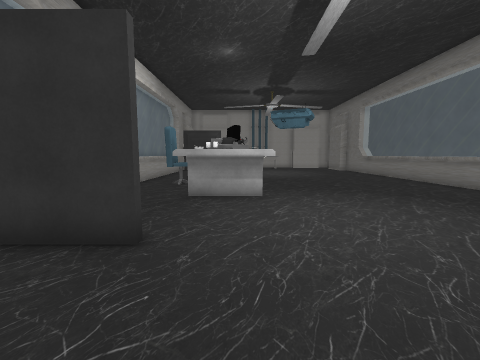
View 1 (above)

18 first-person views from a walk through a Unity game level. The camera is 1.3 m above the floor, tilts 6° down and sees 90° across. The floor is counted in squares, 1 m on a side. Each view is taken from the middle of a square. On the plan, view 1 faces up. The plan holds only what a view shows up to about 12 squares ahead; the rest is blank. The place goes on beyond the plan. The player character is not drawn. Some surface patterns are stand-ins.

View 2
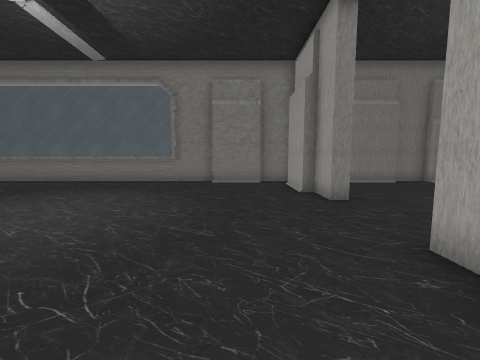

View 3
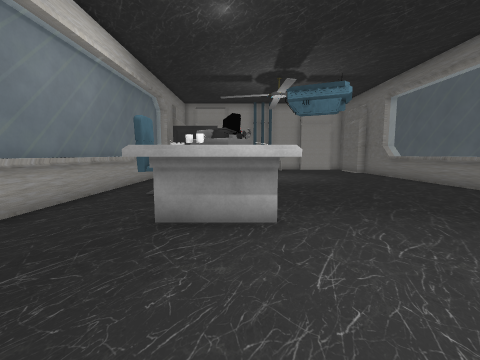

View 4
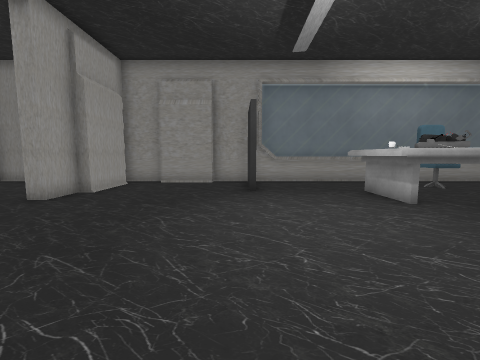

View 5
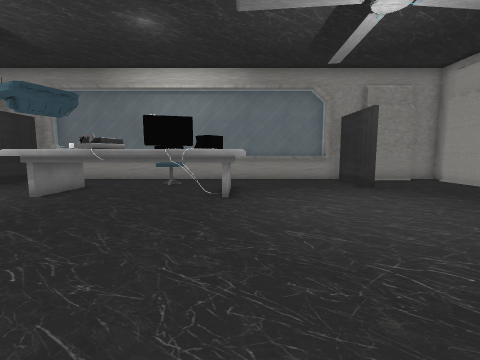

View 6
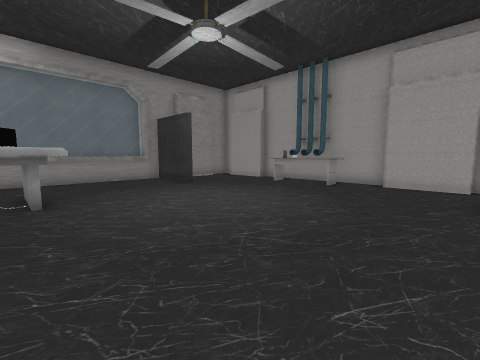

View 7
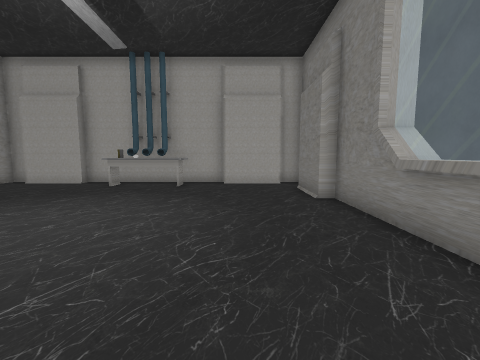

View 8
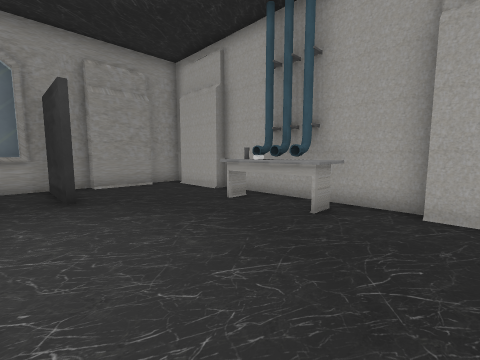

View 9
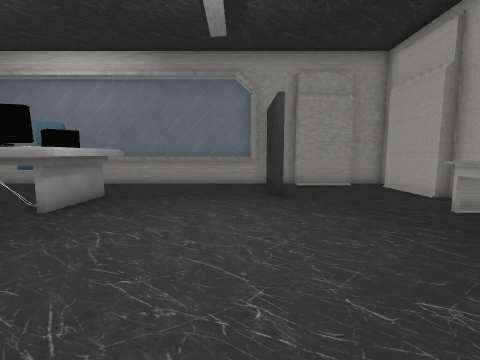

View 10
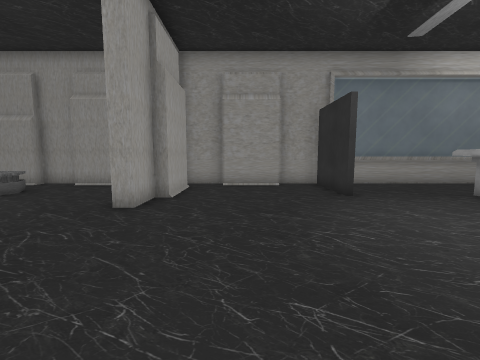

View 11
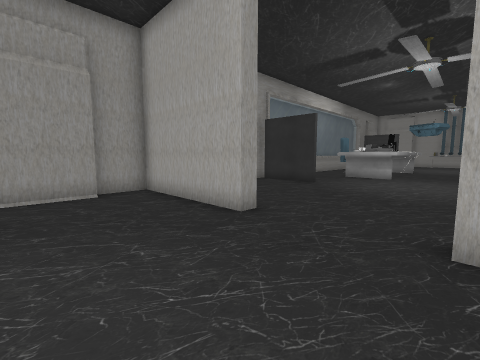

View 12
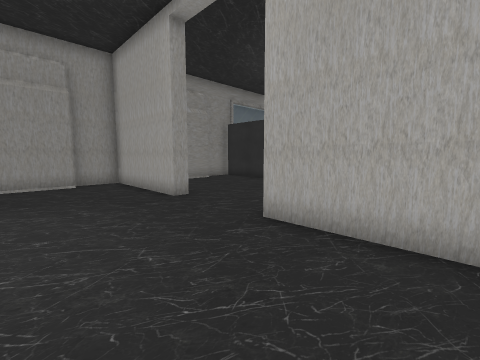

View 13
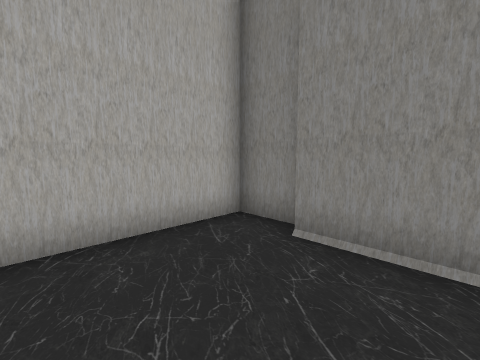

View 14
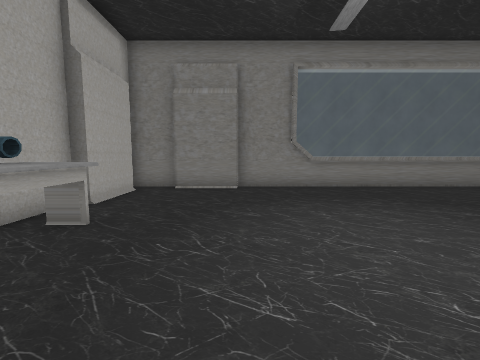

View 15
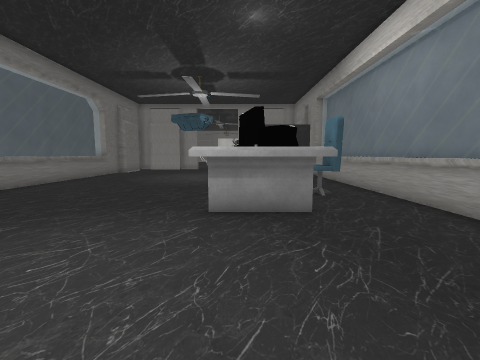

View 16
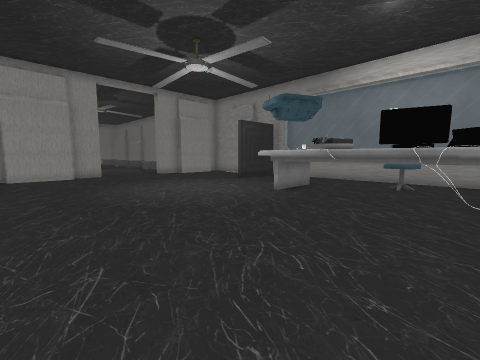

View 17
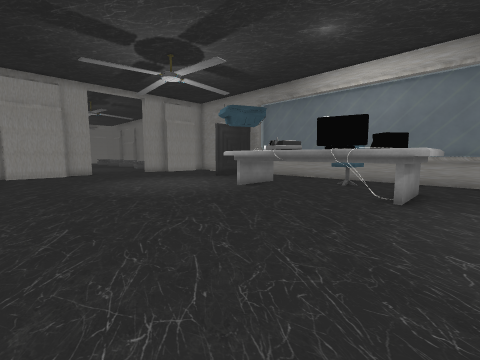

View 18
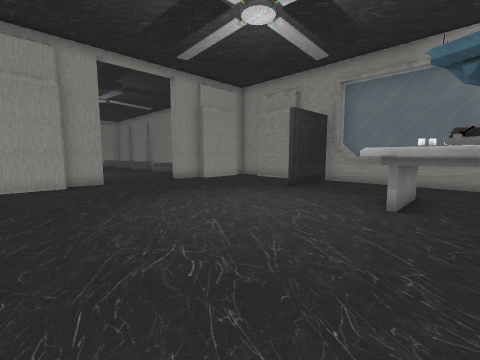

### Floor plan
Key: @ floor where view 1 was taken; # wall or solid block; . floor; = window, fence, low wall or low ledge; ^ raised ledge; C chair; O other object.
Columns run from 5 left of view 1 to 9 right of it. Each row starts with its distance up from view 1.
 25     #######  #
 24 ########^######
 23 #.....^^^.....#
 22 ##...........##
 21 ##...........#
 20 #............##
 19 ####..........#
 18 =.............#
 17 =.............=
 16 =.............=
 15 =.............=
 14 =..^^^^.......=
 13 =..^O^^.......=
 12 =..^^O^.......=
 11 =.C# #^.......=
 10 =.C^^^^.......=
  9 =..  O^.......=
  8 =..^O^^.......=
  7 =..^^^^.......=
  6 =.............=
  5 =.............=
  4 ####..........=
  3 ####..........#
  2 #.............#
  1 ##...........##
  0 ##...@.......##
 -1 #............##
 -2 #.##.......####
 -3 ######...######
 -4 #.............#
 -5 ##...........##
 -6 ##...........#
 -7 ##.=.........#

Positions as (right, up) in squares from view 1, and headings:
1: (0, 0), facing up
2: (-3, 0), facing right
3: (0, 3), facing up
4: (7, 3), facing left
5: (8, 14), facing left
6: (8, 13), facing up-left
7: (6, 13), facing up
8: (6, 18), facing up-left
9: (6, 18), facing left
10: (6, 0), facing left
11: (4, -7), facing up-left
12: (7, -7), facing up-left
13: (5, -7), facing up-right
14: (-1, 20), facing right
15: (0, 19), facing down
16: (8, 13), facing down-left
17: (8, 15), facing down-left
18: (7, 9), facing down-left
